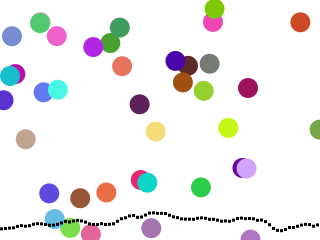
Frame 1 (no input)
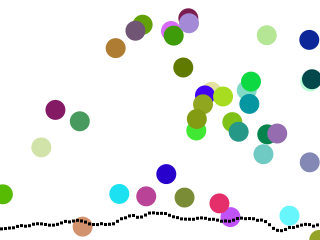
Frame 2 (the mouse pressed at the canvas centre, redrawn once)

The Processing sketch that drew these frames (run headless with seeded random() and noise(); the mouse was pressed at the canvas centre and the sketch redrawn once):

// Processing sketch: random_seed
// ── random_seed.pde
// randomSeed()/noiseSeed() make Processing's output reproducible; the web runtime must use
// the same generators (java.util.Random + Processing's noise) to match.
void setup() {
  size(320, 240);
  randomSeed(42);
  noiseSeed(7);
  noStroke();
}

void draw() {
  background(255);
  for (int i = 0; i < 40; i++) {
    fill(random(255), random(255), random(255));
    ellipse(random(width), random(height), 20, 20);
  }
  for (int x = 0; x < width; x += 4) {
    float y = 200 + noise(x * 0.02) * 40;
    fill(0);
    rect(x, y, 3, 3);
  }
  println(random(1));
  println(noise(0.5, 0.25));
  noLoop();
}
